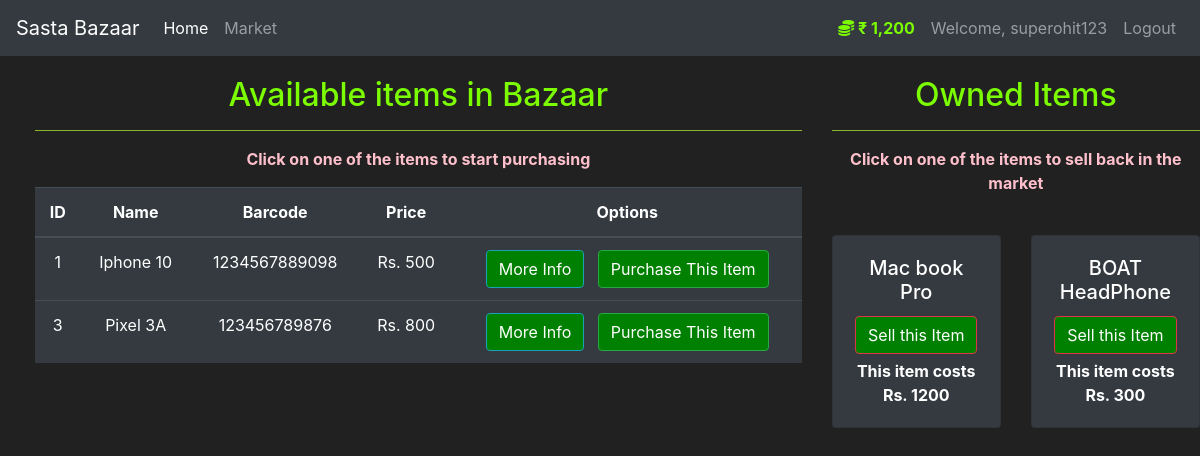
The page /market (signed in) on the database its author committed.
### markett/models.py (models this page shows, shortened)
class User(db.Model, UserMixin):
    id = db.Column(db.Integer(), primary_key=True)
    username = db.Column(db.String(length=30), nullable=False, unique=True)
    email_address = db.Column(db.String(length=50), nullable=False, unique=True)
    password_hash = db.Column(db.String(length=60), nullable=False)
    budget = db.Column(db.Integer, nullable=False, default=101)
    items = db.relationship('Item', backref='owned_user', lazy=True)
    @property
    def prettier_budget(self):
        if len(str(self.budget)) >= 4:
            return f'₹ {str(self.budget)[:-3]},{str(self.budget)[-3:]}'
        else:
            return f'₹ {self.budget}'
    @property
    def password(self):
        return self.password

class Item(db.Model):
    id = db.Column(db.Integer(), primary_key=True)
    name = db.Column(db.String(length=30), nullable=False, unique=True)
    price = db.Column(db.Integer(), nullable=False)
    barcode = db.Column(db.String(length=12), nullable=False, unique=True)
    description = db.Column(db.String(length=1024), nullable=False, unique=True)
    owner = db.Column(db.Integer(), db.ForeignKey('user.id'))

### markett/routes.py (the view, shortened to what this page needs)
@app.route('/market', methods=['GET', 'POST'])
@login_required
def market_page():
    purchase_form = PurchaseItemForm()
    selling_form = SellItemForm()
    if request.method == "GET":
        items = Item.query.filter_by(owner=None)
        owned_items = Item.query.filter_by(owner=current_user.id)
        return render_template("market.html", items=items, purchase_form=purchase_form, owned_items=owned_items, selling_form=selling_form)

### markett/models.py (called while the page is built)
@login_manager.user_loader
def load_user(user_id):
    return User.query.get(int(user_id))

### markett/templates/market.html (shortened to what this page needs)
{% extends "base.html" %}
{% block content %}
    <div class="row" style="margin-top:20px; margin-left: 20px">
        <div class="col-8">
            <h2 style="color:lawngreen">Available items in Bazaar</h2>
            <hr style="background:yellowgreen">
            <p style="color:pink; font-weight:bold">Click on one of the items to start purchasing</p>
         <table class="table table-hover table-dark">
        <thead>
        <tr>
            <th scope="col">ID</th>
            <th scope="col">Name</th>
            <th scope="col">Barcode</th>
            <th scope="col">Price</th>
            <th scope="col">Options</th>
        </tr>
    </thead>
    <tbody>
        {% for item in items %}
            <tr>
                <td>{{ item.id}}</td>
                <td>{{ item.name}}</td>
                <td>{{ item.barcode}}</td>
                <td>Rs. {{ item.price}}</td>
                <td>
                    <button class="btn btn-outline btn-info" data-toggle="modal" data-target="#exampleModal-{{item.id}}">More Info</button> &nbsp
                    <button class="btn btn-outline btn-success" data-toggle="modal" data-target="#exampleModal-purchaseConfirm-{{item.id}}">Purchase This Item</button>
                </td>
            </tr>
        {% endfor %}
    </tbody>
    </table>
        </div>
        <div class="col-4">
              <h2 style="color:lawngreen">Owned Items</h2>
            <hr style="background:yellowgreen">
            <p style="color:pink; font-weight:bold">Click on one of the items to sell back in the market</p>
            <br>
             <div class="row">
           {% for owned_item in owned_items %}
             <div class="col-md-6">
                 <div style="margin-bottom: 5px" class="card text-center bg-dark">
                      <div class="card-body">
                          <h5 class="card-title">{{ owned_item.name }}</h5>
                          <button type="button" class="btn btn-outline-danger" style="margin-bottom: 5px"
                                  data-toggle="modal" data-target="#Modal-SellingConfirm-{{ owned_item.id }}">
                              Sell this Item
                          </button>
                          <p class="card-text"><strong>
                              This item costs Rs. {{ owned_item.price }}
                          </strong></p>
                      </div>
                  </div>
             </div>
           {% endfor %}
        </div>
        </div>
    </div>
{% endblock %}

### markett/templates/base.html (shortened to what this page needs)
<!doctype html>
<html lang="en">
   <head>
      <link rel="stylesheet" href="https://cdn.jsdelivr.net/npm/bootstrap@4.5.3/dist/css/bootstrap.min.css">
      <link rel="stylesheet" href="{{ url_for('static', filename='css/style.css') }}">
   </head>
   <body style="text-align:center;" class="back-color">
       <nav class="navbar navbar-expand-md navbar-dark bg-dark">
  <a class="navbar-brand" href="#">Sasta Bazaar</a>
  <div class="collapse navbar-collapse" id="navbarNav">
          <ul class="navbar-nav mr-auto">
    <li class="nav-item active">
        <a class="nav-link" href="{{ url_for('home_page') }}">Home <span class="sr-only">(current)</span></a>
    </li>
    <li class="nav-item">
        <a class="nav-link" href="{{ url_for('market_page') }}">Market</a>
    </li>
</ul>
      {% if current_user.is_authenticated %}
        <ul class="navbar-nav">
            <li class="nav-item">
                <a class="nav-link" style="color:lawngreen; font-weight:bold">
                    <i class="fas fa-coins"></i>
                    {{ current_user.prettier_budget }}
                </a>
            </li>
             <li class="nav-item">
                <a class="nav-link">Welcome, {{ current_user.username }}</a>
            </li>
            <li class="nav-item">
                <a class="nav-link" href="{{ url_for('logout_page') }}">Logout</a>
            </li>
        </ul>
      {% endif %}
  </div>
</nav>
      {% block content %}
      {% endblock %}
   </body>
</html>

### markett/static/css/style.css (style rules this page uses)
body { background-image: url('https://images.unsplash.com/photo-1662487701902-7b282855f5a0?ixlib=rb-1.2.1&ixid=MnwxMjA3fDB8MHxwaG90by1wYWdlfHx8fGVufDB8fHx8&auto=format&fit=crop&w=1170&q=80') }

### markett/templates/includes/items_modals.html (style rules this page uses)
.btn { background: green; color: white; }

### markett/templates/base.html (style rules this page uses)
body { background-color: #212121; color: white }

### rows shown on the page
User: prettier_budget "₹ 1,200", username "superohit123"
Item: id "1", name "Iphone 10", barcode "1234567889098", price "500"
Item: id "3", name "Pixel 3A", barcode "123456789876", price "800"
Item: name "Mac book Pro", price "1200"
Item: name "BOAT HeadPhone", price "300"
